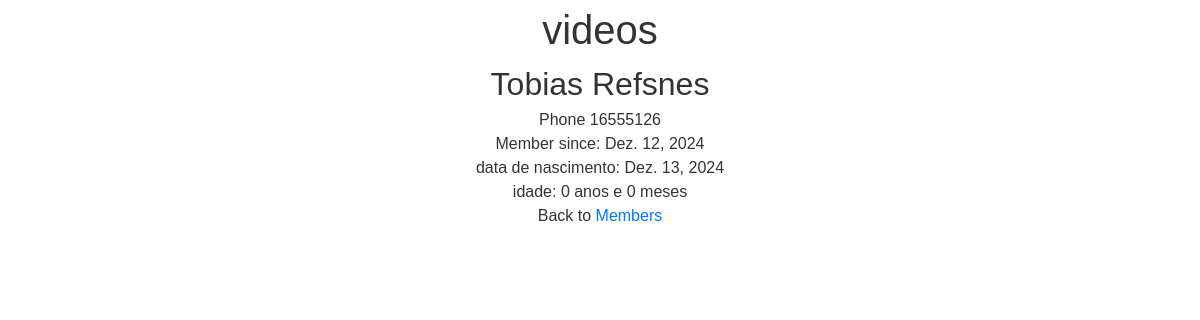
The app's page /members/details/2 with its own data.
### members/models.py (models this page shows, shortened)
class Member(models.Model):
  firstname = models.CharField(max_length=255)
  lastname = models.CharField(max_length=255)
  email = models.CharField(max_length=255)
  phone = models.IntegerField(null=True)
  birth_date = models.DateField(null=True)
  joined_date = models.DateField(null=True)

### members/views.py (the view)
# urls.py: path('members/details/<int:id>', views.details, name='details'),
def details(request, id):
    mymember = Member.objects.get(id=id)
    template = loader.get_template('details.html')
    data_ani =  str(mymember.birth_date)
    data_formatada = conv_data(data_ani)
    anos, meses = c_idade(data_formatada)
    idade = f'{anos} anos e {meses} meses'
    context = {
        'mymember': mymember, 'tempo_de_vida': idade,
    }
    return HttpResponse(template.render(context, request))

### utils/calculos/cal_idade.py (called while the page is built)
def calcular_idade(data_nascimento):
  data_nasc = datetime.datetime.strptime(data_nascimento, '%d/%m/%Y')
  hoje = datetime.datetime.now()
  diferenca = hoje - data_nasc
  anos = diferenca.days // 365
  meses = (diferenca.days % 365) // 30
  return anos, meses

def convert_date_format(date_str):
  date_obj = datetime.datetime.strptime(date_str, '%Y-%m-%d')
  return date_obj.strftime('%d/%m/%Y')

### members/templates/details.html (shortened to what this page needs)
{% extends 'master.html' %}
{% block content %}
  <h2>{{ mymember.firstname }} {{ mymember.lastname }}</h2>
  <p>Phone {{ mymember.phone }}</p>
  <p>Member since: {{ mymember.joined_date }}</p>
  <p>data de nascimento: {{ mymember.birth_date}}</p>
  <p>idade: {{  tempo_de_vida }}</p>
  <p>Back to <a href="/members">Members</a></p>
{% endblock %}

### static/css/styles.css (style rules this page uses)
html, body, div, span, applet, object, iframe, h1, h2, h3, h4, h5, h6, p, blockquote, pre, a, abbr, acronym, address, big, cite, code, del, dfn, em, img, ins, kbd, q, s, samp, small, strike, strong, sub, sup, tt, var, b, u, i, center, dl, dt, dd, ol, ul, li, fieldset, form, label, legend, table, caption, tbody, tfoot, thead, tr, th, td, article, aside, canvas, details, embed, figure, figcaption, footer, header, hgroup, menu, nav, output, ruby, section, summary, time, mark, audio, video { margin: 0; padding: 0; border: 0; font-size: 100%; font: inherit; vertical-align: baseline; }
body { font-family: Arial, sans-serif; font-size: 16px; line-height: 1.5; color: #333; background-color: #fff; text-align: center; }
h2 { font-size: 2rem; }
a { color: #007bff; text-decoration: none; }

### records on screen
Member: firstname "Tobias", lastname "Refsnes", phone "16555126", joined_date "Dez. 12, 2024", birth_date "Dez. 13, 2024"

### other values on screen
{{ tempo_de_vida }} "0 anos e 0 meses"
